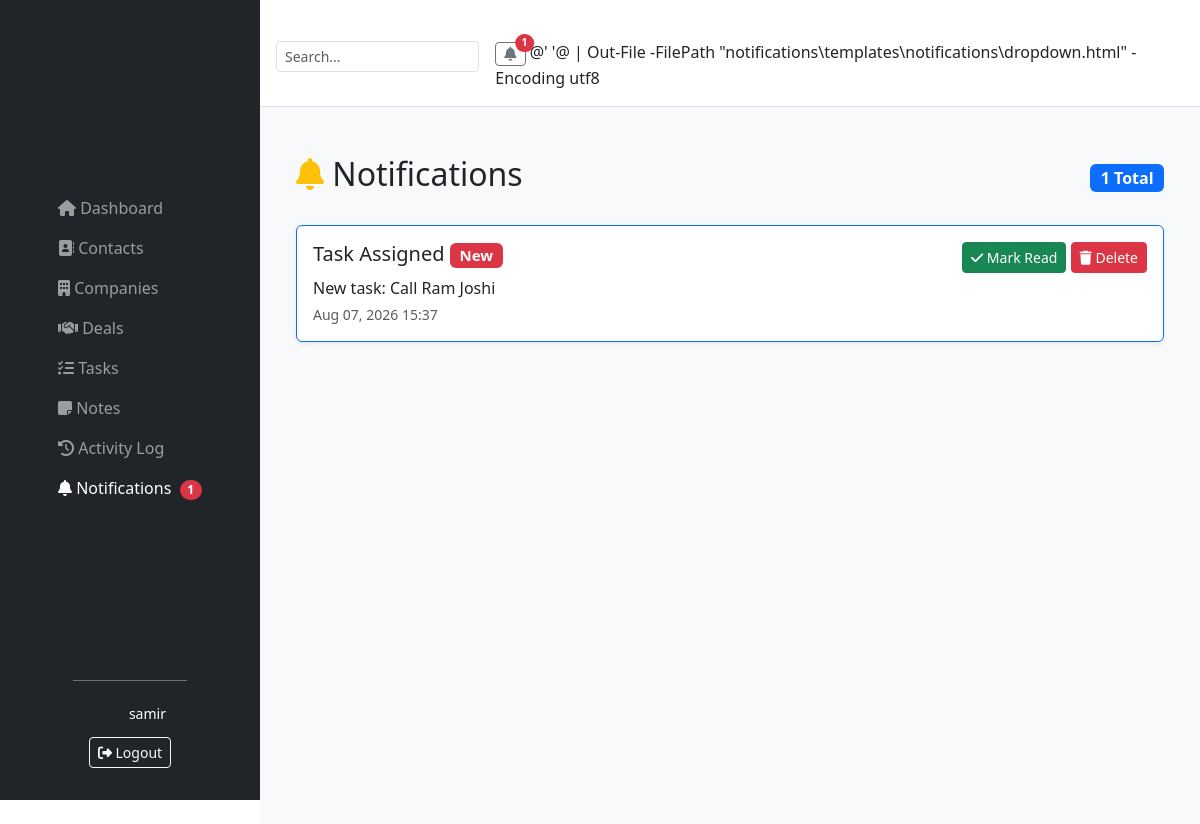
The page /notifications/ (signed in) on the database as committed earlier.
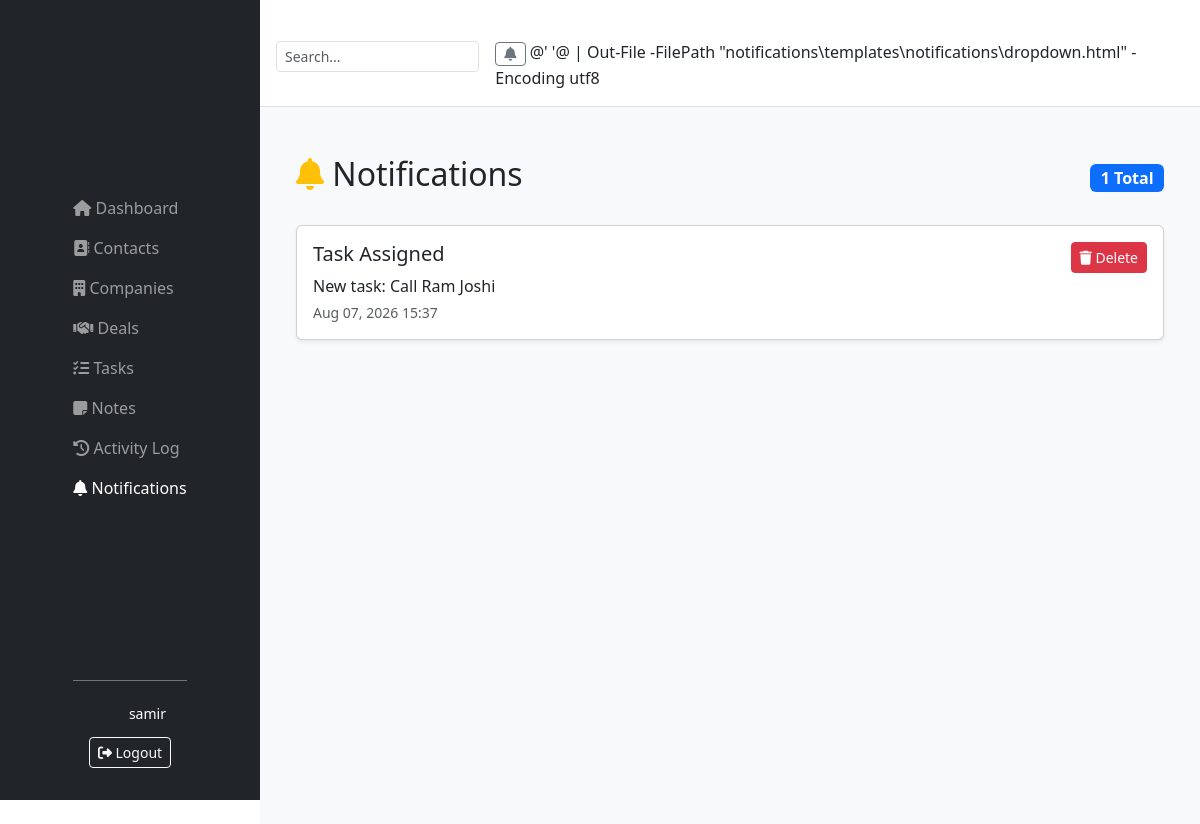
The same page on the database as committed later.
### notifications/models.py (models this page shows, shortened)
class Notification(models.Model):
    user = models.ForeignKey(settings.AUTH_USER_MODEL, on_delete=models.CASCADE, related_name='notifications')
    title = models.CharField(max_length=200, blank=True, default='')
    message = models.TextField()
    link = models.URLField(max_length=500, blank=True, null=True)
    is_read = models.BooleanField(default=False)
    created_at = models.DateTimeField(default=timezone.now)
    class Meta:
        ordering = ['-created_at']

### notifications/views.py (the view)
# urls.py: path('', views.notification_list, name='list'),
@login_required
def notification_list(request):
    notifications = request.user.notifications.all()
    return render(request, 'notifications/list.html', {'notifications': notifications})

### notifications/context_processors.py (called while the page is built)
def notification_context(request):
    if request.user.is_authenticated:
        unread_count = request.user.notifications.filter(is_read=False).count()
        latest_notifications = request.user.notifications.all()[:5]
        return {
            'unread_count': unread_count,
            'latest_notifications': latest_notifications,
        }
    return {}

### notifications/templates/notifications/list.html (shortened to what this page needs)
{% extends "base.html" %}
{% block content %}
<div class="container mt-4">
    <div class="d-flex justify-content-between align-items-center mb-4">
        <h2>
            <i class="fas fa-bell text-warning"></i>
            Notifications
        </h2>
        <span class="badge bg-primary fs-6">
            {{ notifications.count }} Total
        </span>
    </div>
    {% if notifications %}
        {% for notification in notifications %}
        <div class="card shadow-sm mb-3 {% if not notification.is_read %}border-primary{% endif %}">
            <div class="card-body">
                <div class="d-flex justify-content-between">
                    <div>
                        <h5>
                            {{ notification.title }}
                            {% if not notification.is_read %}
                                <span class="badge bg-danger">New</span>
                            {% endif %}
                        </h5>
                        <p class="mb-1">
                            {{ notification.message }}
                        </p>
                        <small class="text-muted">
                            {{ notification.created_at|date:"M d, Y H:i" }}
                        </small>
                    </div>
                    <div>
                        {% if not notification.is_read %}
                        <a href="{% url 'notifications:mark_notification' notification.pk %}"
                           class="btn btn-success btn-sm">
                            <i class="fas fa-check"></i>
                            Mark Read
                        </a>
                        {% endif %}
                        <a href="{% url 'notifications:delete_notification' notification.pk %}"
                           class="btn btn-danger btn-sm">
                            <i class="fas fa-trash"></i>
                            Delete
                        </a>
                    </div>
                </div>
            </div>
        </div>
        {% endfor %}
    {% else %}
        <div class="alert alert-info">
            <i class="fas fa-info-circle"></i>
            No notifications found.
        </div>
    {% endif %}
</div>
{% endblock %}

### templates/base.html (shortened to what the changed rows need)
﻿{% load static %}
<!DOCTYPE html>
<html lang="en">
<head>
    <link href="https://cdn.jsdelivr.net/npm/bootstrap@5.3.0/dist/css/bootstrap.min.css" rel="stylesheet">
    <link rel="stylesheet" href="https://cdnjs.cloudflare.com/ajax/libs/font-awesome/6.4.0/css/all.min.css">
    <link rel="stylesheet" href="{% static 'css/custom.css' %}">
</head>
<body>
    <nav class="navbar navbar-expand-lg navbar-dark bg-dark fixed-top" style="height: 100vh; width: 260px; flex-direction: column; align-items: stretch; padding: 0; z-index: 1030; display: flex; flex-direction: column;">
        <div class="container-fluid d-flex flex-column h-100">
            <div class="collapse navbar-collapse" id="sidebarNav" style="flex-grow: 1; overflow-y: auto;">
                <ul class="navbar-nav flex-column w-100 pt-3">
                    <li class="nav-item">
                        <a class="nav-link {% if request.resolver_match.url_name == 'list' and request.resolver_match.namespace == 'notifications' %}active{% endif %}" href="{% url 'notifications:list' %}">
                            <i class="fas fa-bell"></i> Notifications
                            {% if unread_count %}
                                <span class="badge bg-danger rounded-pill ms-1">{{ unread_count }}</span>
                            {% endif %}
                        </a>
                    </li>
                </ul>
            </div>
        </div>
    </nav>
    <div style="margin-left: 260px; min-height: 100vh; background: #f8f9fa;">
        <div class="bg-white border-bottom p-3 d-flex justify-content-between align-items-center">
            <div class="d-flex align-items-center">
                {% if user.is_authenticated %}
                <div class="dropdown">
                    <a class="btn btn-outline-secondary btn-sm position-relative" href="#" role="button" data-bs-toggle="dropdown">
                        <i class="fas fa-bell"></i>
                        {% if unread_count %}
                            <span class="position-absolute top-0 start-100 translate-middle badge rounded-pill bg-danger">
                                {{ unread_count }}
                            </span>
                        {% endif %}
                    </a>
                </div>
                {% endif %}
            </div>
        </div>
        <div class="container-fluid p-4">
            {% block content %}{% endblock %}
        </div>
    </div>
</body>
</html>

Rows that differ between the two databases and show on the page:
changed Notification "Task Assigned": no longer shows "New Mark Read"
Other text that changed with them:
{{ unread_count }}: "1" → (not shown)
